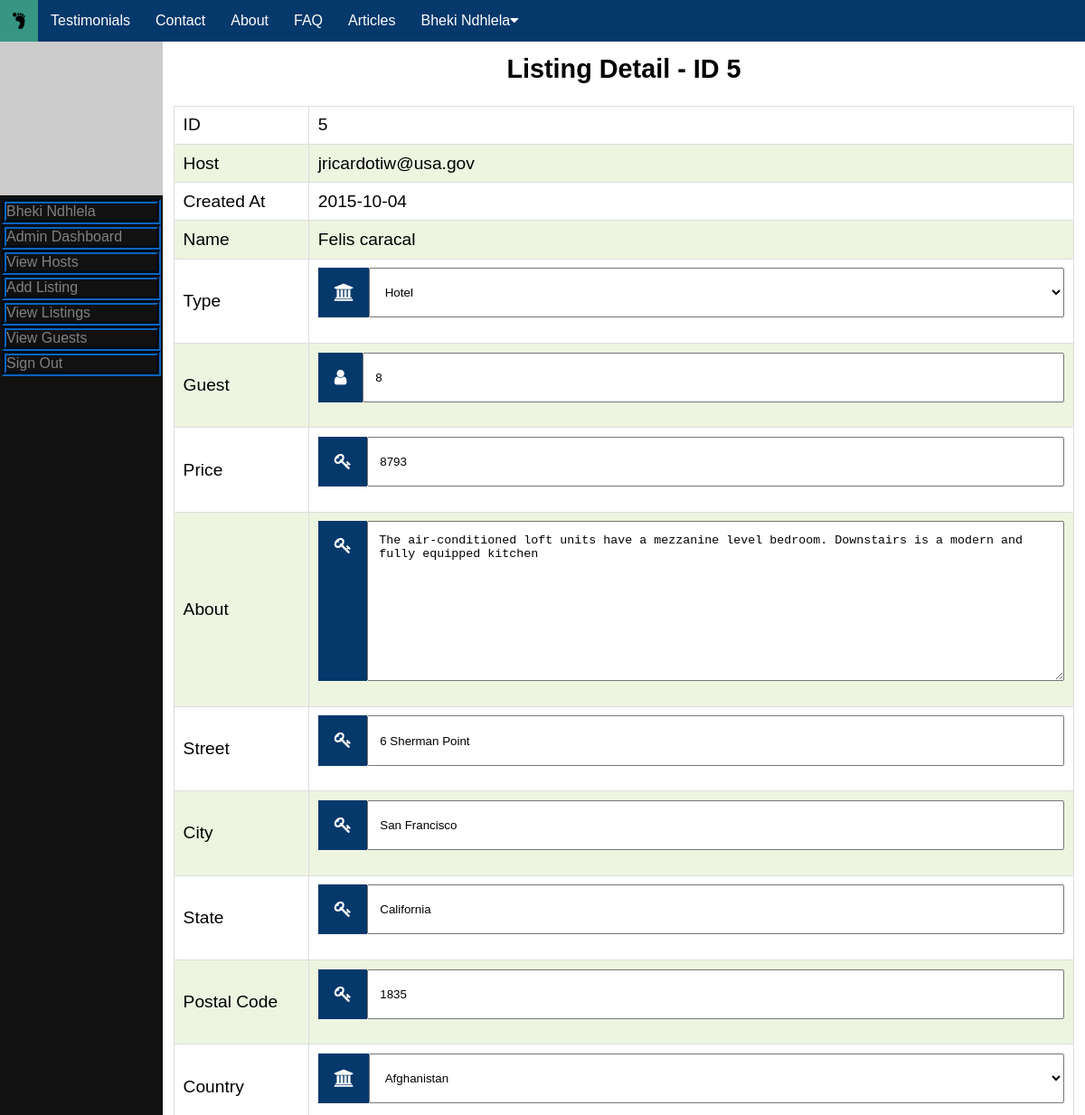
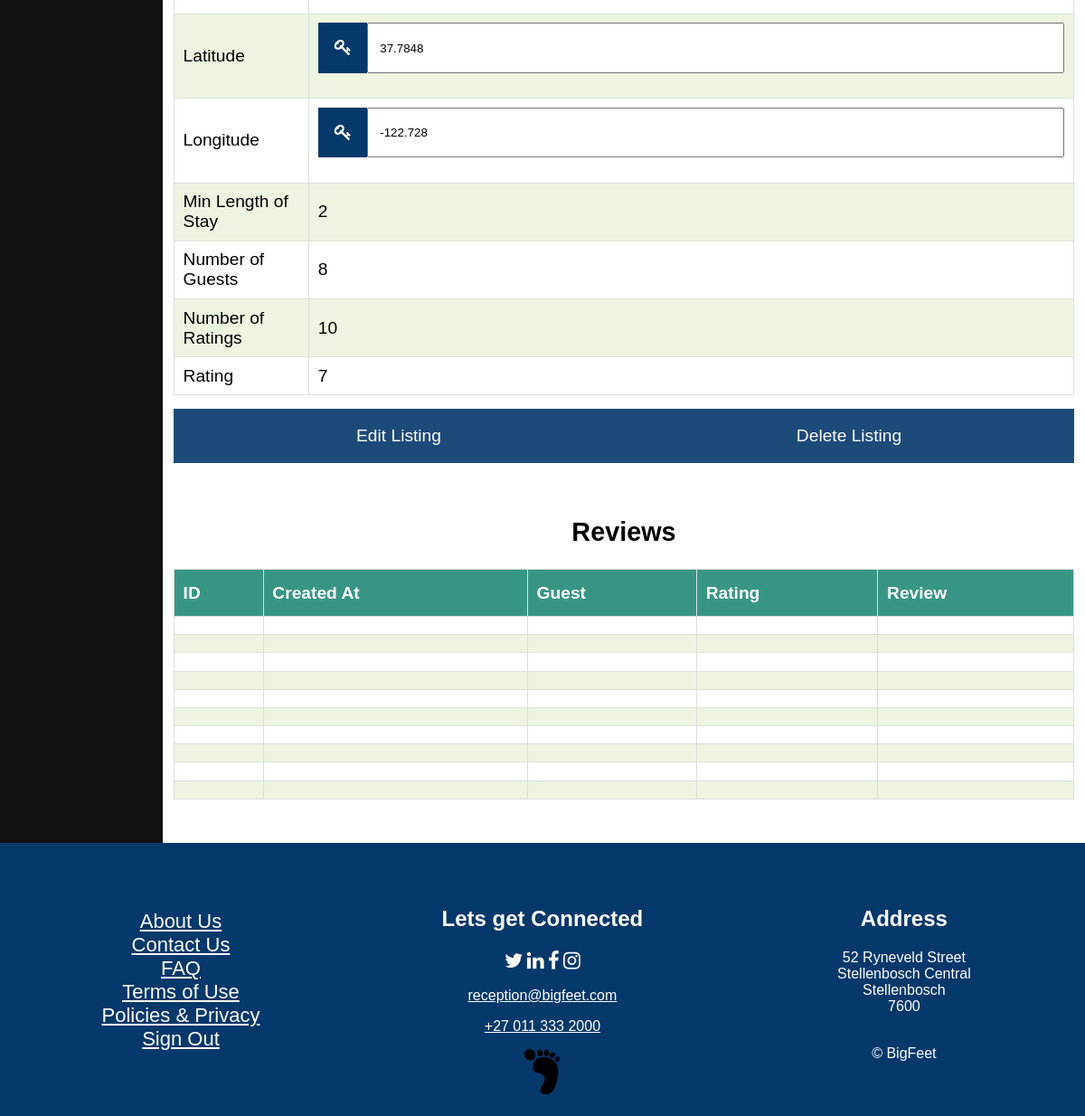
The page /admin/listing.php?id=5 (signed in) on the database its author committed (2 pictures, top to bottom).
### tables this page shows
CREATE TABLE `Listings` (
  `ID` int(11) NOT NULL,
  `Created_At` date NOT NULL,
  `Host` varchar(100) NOT NULL,
  `Name` varchar(100) NOT NULL,
  `Type` varchar(20) NOT NULL,
  `Pictures` varchar(400) DEFAULT NULL,
  `Price` int(11) NOT NULL,
  `Amenities` int(15) DEFAULT NULL,
  `About` varchar(255) DEFAULT NULL,
  `Street` varchar(100) NOT NULL,
  `State` varchar(100) NOT NULL,
  `City` varchar(100) NOT NULL,
  `Postal` varchar(50) NOT NULL,
  `Nationality` varchar(65) NOT NULL,
  `Latitude` float NOT NULL,
  `Longitude` float NOT NULL,
  `Available` tinyint(1) NOT NULL,
  `MinLength` int(11) DEFAULT NULL,
  `NumOfGuests` varchar(10) NOT NULL,
  `NumOfRatings` int(6) NOT NULL DEFAULT '0',
  `Rating` int(10) NOT NULL
);

### database/db.php (called while the page is built, shortened)
<?php
include __ROOT__ . '/database/classes/Listing.php';
class db
{
    public $dbh;
    public function __construct() {
        try {
            $this->dbh = new PDO('mysql:host=localhost;dbname=BigfeetDB', 'admin', 'GdIqnPv6j7wZ');
            $this->dbh->setAttribute(PDO::ATTR_ERRMODE, PDO::ERRMODE_EXCEPTION);
        } catch (PDOException $x) {
            $this->dbh = null;
            $this->message = $x->getMessage();
        }
    }
    public function getListing($id)
    {
        try {
            $sth = $this->dbh->prepare('SELECT * FROM Listings WHERE ID = :id');
            $sth->execute(array(':id' => $id));
            $sth->setFetchMode(PDO::FETCH_CLASS, 'Listing');
            $row = $sth->fetch();
        } catch (PDOException $x) {
            $this->message = $x->getMessage();
            return null;
        }
        return $row;
    }
}

### admin/listing.php (the view, shortened to what this page needs)
<?php
include '../partials/sidebar.php';
$db = new db();
$listing = $db->getListing($_GET['id']);
?>
<div class="main" style="padding-bottom: 350px;">
    <h2>Listing Detail - ID <?php echo $listing->ID; ?></h2>
    <form action="/database/DBClient.php" method="post">
        <table>
            <tbody>
            <tr>
                <td class="head">ID</td>
                <td><?php echo $listing->ID; ?></td>
            </tr>
            <tr>
                <td class="head">Host</td>
                <td><?php echo $listing->Host; ?></td>
            </tr>
            <tr>
                <td class="head">Created At</td>
                <td><?php echo $listing->Created_At; ?></td>
            </tr>
            <tr>
                <td class="head">Name</td>
                <td><?php echo $listing->Name; ?></td>
            </tr>
            <tr>
                <td class="head">Type</td>
                <td>
                    <div class="input-container" style="max-width: 100%;">
                        <i class="fa fa-institution icon"></i>
                        <select class="input-field" name="type" id="type">
                        <option value="0">Hotel</option>
                        </select>
                    </div>
                </td>
            </tr>
            <tr>
                <td class="head">Guest</td>
                <td>
                    <div class="input-container" style="max-width: 100%;">
                        <i class="fa fa-user icon"></i>
                        <input class="input-field" type="number" min="1" step="1" name="numg" value="<?php echo $listing->NumOfGuests; ?>">
                    </div>
                </td>
            </tr>
            <tr>
                <td class="head">Price</td>
                <td>
                    <div class="input-container" style="max-width: 100%;">
                        <i class="fa fa-key icon"></i>
                        <input class="input-field" type="number" min="1" step="1" name="price" value="<?php echo $listing->Price; ?>">
                    </div>
                </td>
            </tr>
            <tr>
                <td class="head">About</td>
                <td>
                    <div class="input-container" style="max-width: 100%;">
                        <i class="fa fa-key icon"></i>
                        <textarea name="about" id="" cols="30" class="input-field"
                                rows="10"><?php echo $listing->About; ?></textarea>
                    </div>
                </td>
            </tr>
            <tr>
                <td class="head">Street</td>
                <td>
                    <div class="input-container" style="max-width: 100%;">
                        <i class="fa fa-key icon"></i>
                        <input class="input-field" type="text" name="street" value="<?php echo $listing->Street; ?>">
                    </div>
                </td>
            </tr>
            <tr>
                <td class="head">City</td>
                <td>
                    <div class="input-container" style="max-width: 100%;">
                        <i class="fa fa-key icon"></i>
                        <input class="input-field" type="text" name="city" value="<?php echo $listing->City; ?>">
                    </div>
                </td>
            </tr>
            <tr>
                <td class="head">State</td>
                <td>
                    <div class="input-container" style="max-width: 100%;">
                        <i class="fa fa-key icon"></i>
                        <input class="input-field" type="text" name="state" value="<?php echo $listing->State; ?>">
                    </div>
                </td>
            </tr>
            <tr>
                <td class="head">Postal Code</td>
                <td>
                    <div class="input-container" style="max-width: 100%;">
                        <i class="fa fa-key icon"></i>
                        <input class="input-field" type="text" name="postal" value="<?php echo $listing->Postal; ?>">
                    </div>
                </td>
            </tr>
            <tr>
                <td class="head">Country</td>
                <td>
                <div class="input-container" style="max-width: 100%;">
                    <i class="fa fa-institution icon"></i>
                    <select class="input-field" name="nationality" required>
                        <option value="AF">Afghanistan</option>
                    </select>
                </div>
                </td>
            </tr>
            <tr>
                <td class="head">Latitude</td>
                <td>
                    <div class="input-container" style="max-width: 100%;">
                        <i class="fa fa-key icon"></i>
                        <input class="input-field" type="text" name="latitude" value="<?php echo $listing->Latitude; ?>">
                    </div>
                </td>
            </tr>
            <tr>
                <td class="head">Longitude</td>
                <td>
                    <div class="input-container" style="max-width: 100%;">
                        <i class="fa fa-key icon"></i>
                        <input class="input-field" type="text" name="longtitude" value="<?php echo $listing->Longitude; ?>">
                    </div>
                </td>
            </tr>
            <tr>
                <td class="head">Min Length of Stay</td>
                <td><?php echo $listing->MinLength; ?></td>
            </tr>
            <tr>
                <td class="head">Number of Guests</td>
                <td><?php echo $listing->NumOfGuests; ?></td>
            </tr>
            <tr>
                <td class="head">Number of Ratings</td>
                <td><?php echo $listing->NumOfRatings; ?></td>
            </tr>
            <tr>
                <td class="head">Rating</td>
                <td><?php echo $listing->Rating; ?></td>
            </tr>
            </tbody>
        </table>
        <div class="input-container" style="max-width: 100%; padding-top: 15px;">
            <button type="submit" class="btn" name="form" value="Edit Listing">Edit Listing</button>
            <button type="submit" class="btn" name="form" value="Delete Listing">Delete Listing</button>
        </div>
    </form>
</div>
<?php
include '../partials/footer.php';
?>

### assets/css/header.css (style rules this page uses)
html, html:before, html:after { box-sizing: inherit; }
body { margin: 0; }
body { font-family: Arial, Helvetica, sans-serif; }

### assets/css/forms.css (style rules this page uses)
.input-container { display: flex; width: 100%; max-width: 45%; margin: auto; margin-bottom: 0.9375em; }
.icon { padding: 0.9375em; background: #05386B; color: white; min-width: 1.5625em; text-align: center; }
.input-field { width: 100%; padding: 0.9375em; outline: none; }
h2 { text-align: center; padding-top: 1.25em; }
.btn { background-color: #05386B; color: white; padding: 0.9375em 1.25em; border: none; cursor: pointer; width: 100%; height: 3.125em; opacity: 0.9; max-width: 100%; font-size: 1em; text-align: center; line-height: 1.25em; }

### assets/css/signout.css (style rules this page uses)
:root { --modal-duration: 12s; --modal-color: #05386B; }

### assets/css/about-us.css (style rules this page uses)
html { box-sizing: border-box; }
*, *:before, *:after { box-sizing: inherit; }

### assets/css/faq.css (style rules this page uses)
.input-container { display: flex; width: 100%; max-width:45%; margin: auto; margin-bottom: 0.9375em; }
.btn { background-color: #05386B; color: white; padding: 0.9375em 1.25em; border: none; cursor: pointer; width: 100%; height: 3.125em; opacity: 0.9; max-width: 100%; font-size: 1em; text-align: center; line-height: 1.25em; }

### assets/css/index.css (style rules this page uses)
body, html { height: 100%; }
* { box-sizing: border-box; }
body, html { height: 100%; font-family: Arial, Helvetica, sans-serif; }

### assets/css/terms-legal.css (style rules this page uses)
html { box-sizing: border-box; }
*, *:before, *:after { box-sizing: inherit; }

### assets/css/view.css (style rules this page uses)
html { box-sizing: border-box; }
*, *:before, *:after { box-sizing: inherit; }

### assets/css/results.css (style rules this page uses)
body { background-color: #FFFFFF; }

### assets/css/sidebar.css (style rules this page uses)
.main { margin: 0; font-size: 1.2em; padding: 0 0.625em; }
@media screen and (min-width:  37.5em) { .main { width: 85%; float: right; } }

### assets/css/tables.css (style rules this page uses)
table { border-collapse: collapse; width: 100%; }
td, th { border: 0.0625em solid #ddd; padding: 0.5em; }
tr:nth-child(even) { background-color: #EDF5E1; }

### admin/listing.php (style rules this page uses)
.head { width: 15%; }

### rows shown on the page
listings: ID "5", Host "jricardotiw@usa.gov", Created_At "2015-10-04", Name "Felis caracal", numg "8", price "8793", about "The air-conditioned loft units have a mezzanine level bedroom. Downstairs is a modern and fully equipped kitchen", street "6 Sherman Point", city "San Francisco", state "California", postal "1835", latitude "37.7848", longtitude "-122.728", MinLength "2", NumOfGuests "8", NumOfRatings "10", Rating "7"

### other values the page prints
$_SESSION['user']->Name "Bheki"
$_SESSION['user']->Surname "Ndhlela"
